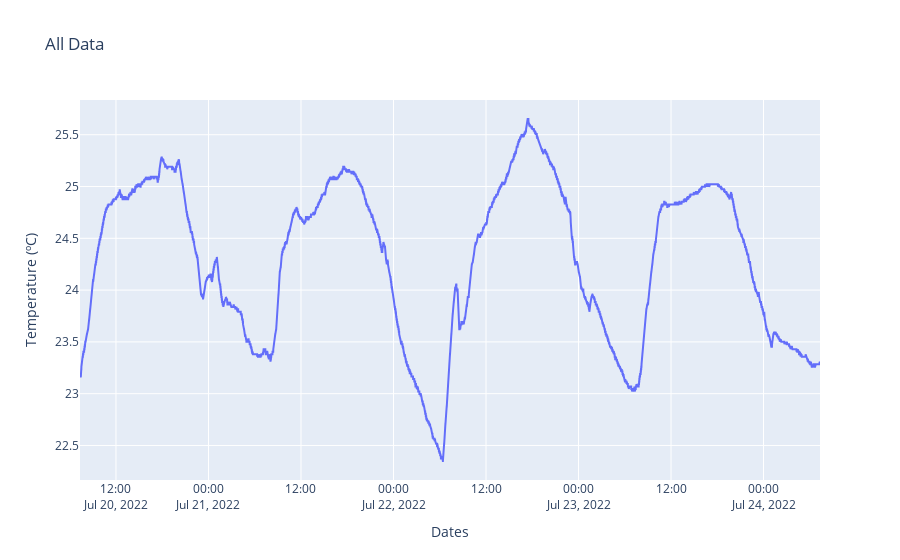

Write notebook code for a chart like this one.
### Code cell
fig = go.Figure()
fig.add_trace(go.Scatter(
    x=df0["DateTime"],
    y=df0["Temp C"], 
    mode='lines'
))

fig.update_layout(title='Room 0 Data',
                   xaxis_title='Dates',
                   yaxis_title='Temperature (ºC)')

### Figure 1 — Plotly figure (JSON) as saved in the notebook; plotly's stock layout.template omitted (floating-point values rounded to 4 significant figures; data arrays with more than 128 entries replaced by an {"elided": "..."} marker saying what was removed)
{"data": [{"mode": "lines", "type": "scatter", "x": {"elided": "11520 str values"}, "y": {"elided": "11520 float values"}}], "layout": {"title": {"text": "All Data"}, "xaxis": {"title": {"text": "Dates"}}, "yaxis": {"title": {"text": "Temperature (ºC)"}}}}
